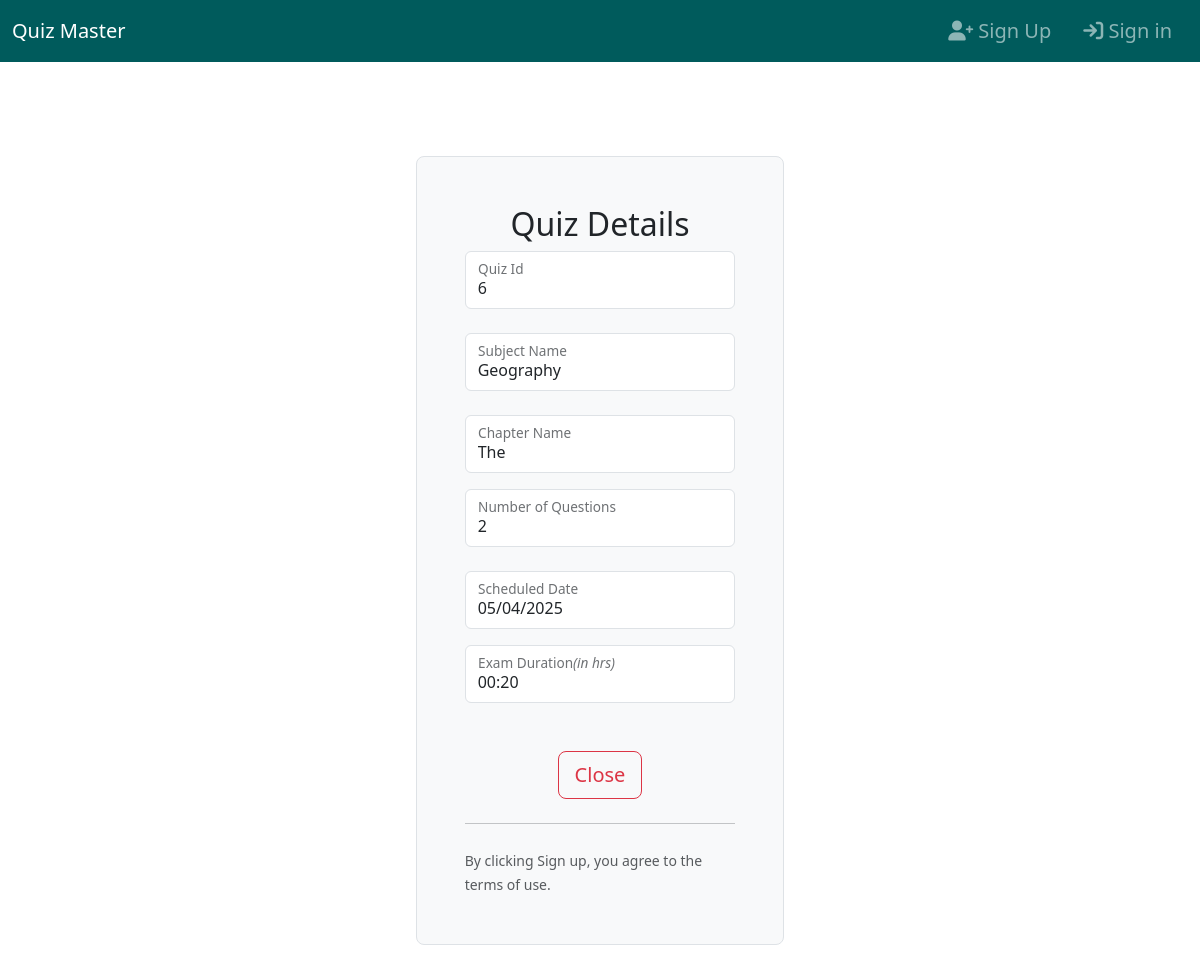
The page /student/view_details6 on the database as committed earlier.
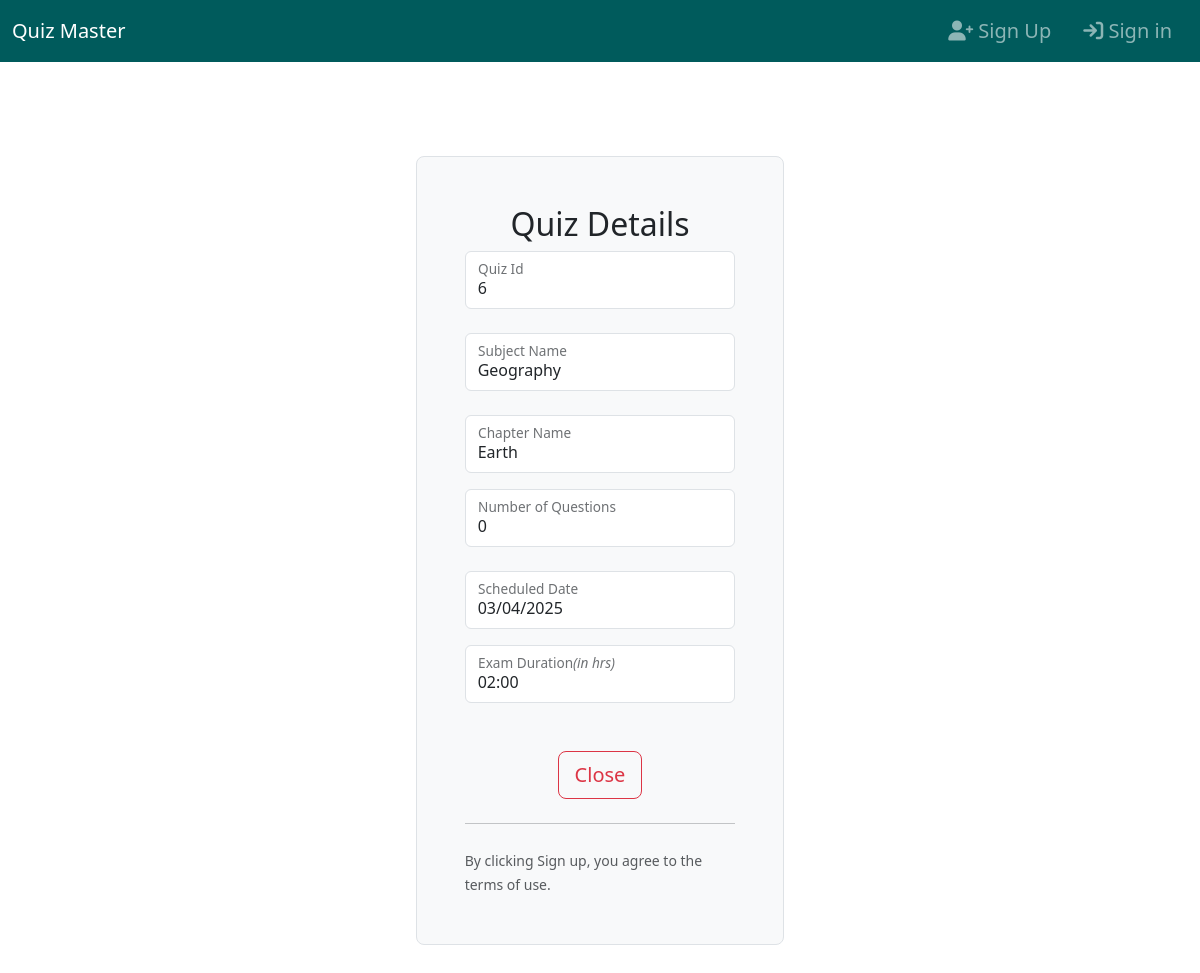
The same page on the database as committed later.
### controllers/models.py (models this page shows)
class Quiz(db.Model):
    id = db.Column(db.Integer, primary_key=True)
    chapter_id = db.Column(db.Integer, db.ForeignKey('chapter.id'), nullable=False)
    subject_id = db.Column(db.Integer, db.ForeignKey('subject.id'), nullable=False)
    date_of_quiz = db.Column(db.DateTime, default=func.now())
    time_duration = db.Column(db.String(10))  # HH:MM format
    remarks = db.Column(db.Text)
    questions = db.relationship('Question', backref='quiz', cascade='all, delete-orphan')
    scores = db.relationship('Score', backref='quiz', cascade='all, delete-orphan')
    subject = db.relationship('Subject', backref='quizzes')
    @hybrid_property
    def no_of_questions(self):
        return len(self.questions)
    @hybrid_property
    def formatted_date(self):
        return self.date_of_quiz.strftime("%d/%m/%Y") if self.date_of_quiz else None

class Chapter(db.Model):
    id = db.Column(db.Integer, primary_key=True)
    name = db.Column(db.String(200), nullable=False, unique=True)
    description = db.Column(db.Text, nullable=False)
    no_of_quizes = db.Column(db.Integer, nullable=False) # I don't know how to use this stuff.
    subject_id = db.Column(db.Integer, db.ForeignKey('subject.id'), nullable=False)
    quizzes = db.relationship('Quiz', backref='chapter', cascade='all, delete-orphan')

### controllers/routes.py (the view)
@app.route('/student/view_details<int:quiz_id>', methods=['GET', 'POST'])
def view_quiz(quiz_id):
    if request.method=='POST':
        print('Post Method invoked')
    quiz = Quiz.query.filter_by(id=quiz_id).first()
    return render_template('quiz_details.html', quiz=quiz)

### controllers/templates/quiz_details.html (shortened to what this page needs)
{% extends 'base.html' %}
{% block content %}
<div class="container col-xl-10 col-xxl-8 px-4 py-5">
    <div class="row align-items-center g-lg-5 py-5">
        <div class="col-md-10 mx-auto col-lg-5">
            <form action="{{url_for('view_quiz', quiz_id=quiz.id)}}" method="POST" class="p-4 p-md-5 border rounded-3 bg-body-tertiary">
                <h4 class="text-center fs-2">Quiz Details</h4>
                <div class="form-floating mb-3">
                    <input type="Number" id="quizId" class="form-control" value="{{quiz.id}}" placeholder="" name="quizId" readonly>
                    <label for="quizId">Quiz Id</i></label>
                </div>
                <div class="form-floating mb-3 my-4">
                    <input type="text" class="form-control" value={{quiz.subject.name}} id="subjectName" placeholder="" name="subjectName" readonly>
                    <label for="subjectName">Subject Name</label>
                </div>
                <div class="form-floating mb-3 my-4">
                    <input type="text" class="form-control" value={{quiz.chapter.name}} id="chapterName" placeholder="" name="chapterName" readonly>
                    <label for="chapterName">Chapter Name</label>
                </div>
                <div class="form-floating mb-3">
                    <input type="text" id="#questions" class="form-control" value="{{quiz.no_of_questions}}" placeholder="" name="#questions" readonly>
                    <label for="#questions">Number of Questions</i></label>
                </div>
                <div class="form-floating mb-3 my-4">
                    <input class="form-control" value="{{quiz.formatted_date}}" id="examDate" name="examDate" readonly>
                    <label for="examDate">Scheduled Date</label>
                </div>
                <div class="form-floating mb-3">
                    <input type="text" id="timeDuration" class="form-control" value="{{quiz.time_duration}}" placeholder="" name="timeDuration" readonly>
                    <label for="timeDuration">Exam Duration<i>(in hrs)</i></label>
                </div>
                <div class="row justify-content-center mt-5">
                    <div class="col-auto">
                        <a href="{{ url_for('dashboard') }}" class="btn btn-lg btn-outline-danger mx-2">Close</a>
                    </div>
                </div>
                <hr class="my-4">
                <small class="text-body-secondary">By clicking Sign up, you agree to the terms of use.</small>
            </form>
        </div>
    </div>
</div>
{% endblock %}

Rows that differ between the two databases and show on the page:
changed Quiz id 6: examDate "05/04/2025" → "03/04/2025"; timeDuration "00:20" → "02:00"
now on this page (row edited): Chapter: chapterName "Earth"
Other text that changed with them:
form field no_of_questions: "2" → "0"
form field chapterName: "The" → (not shown)
